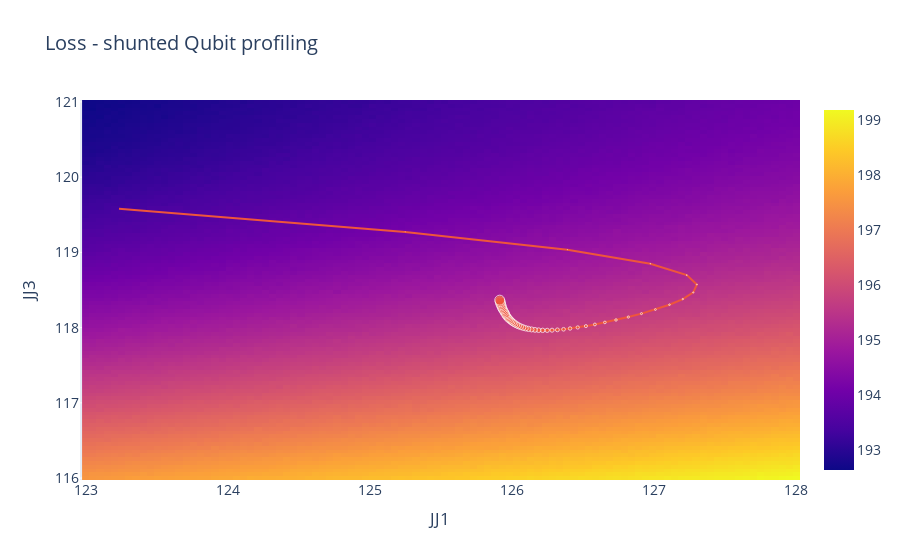

The notebook cell this image was saved under:
### Code cell
plotOptimization(Loss,JJ1,JJ3,path,'Loss - shunted Qubit profiling','JJ1','JJ3',export='pdf')
